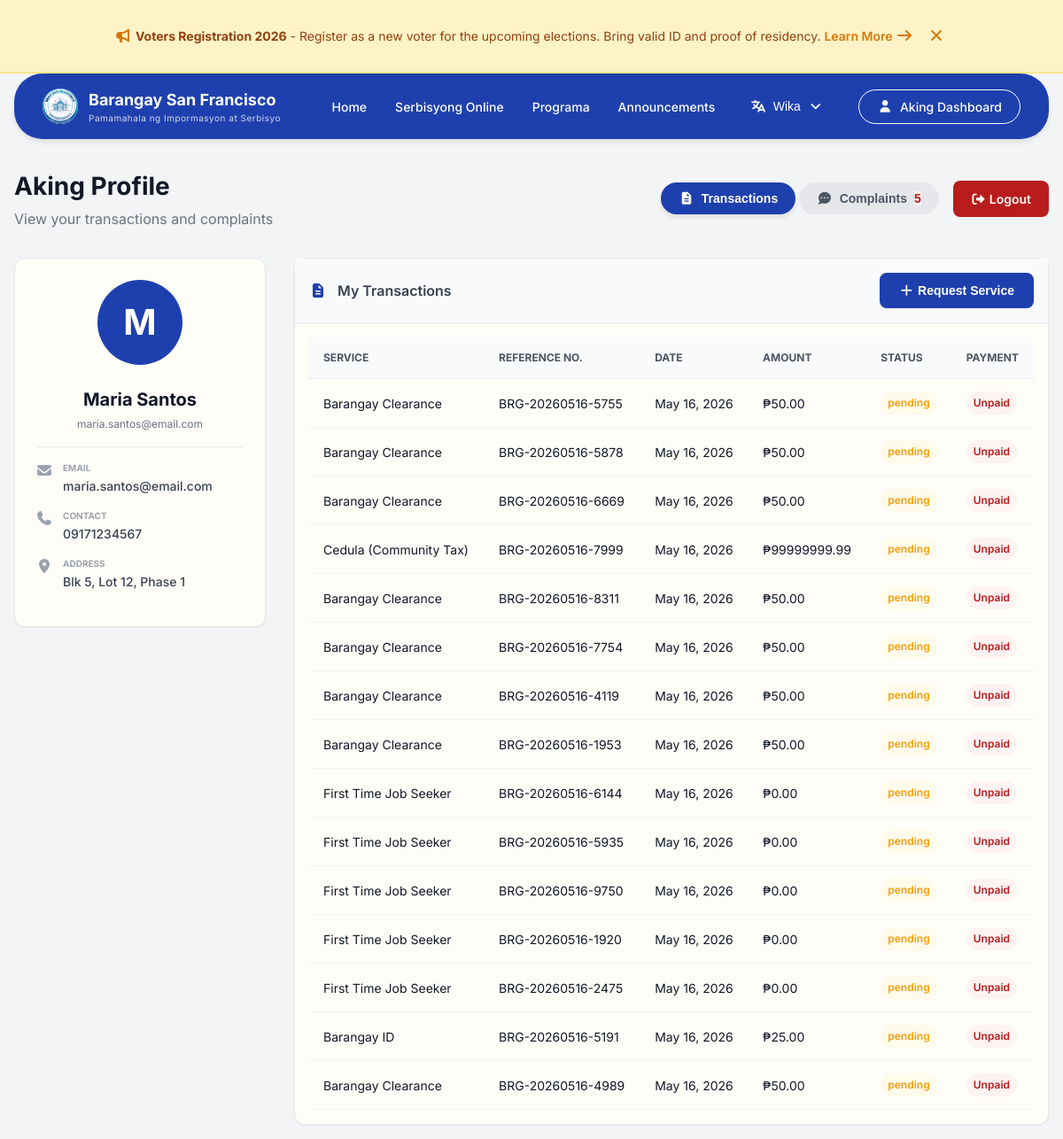
Before: /pages/user.php (signed in) with the older database file.
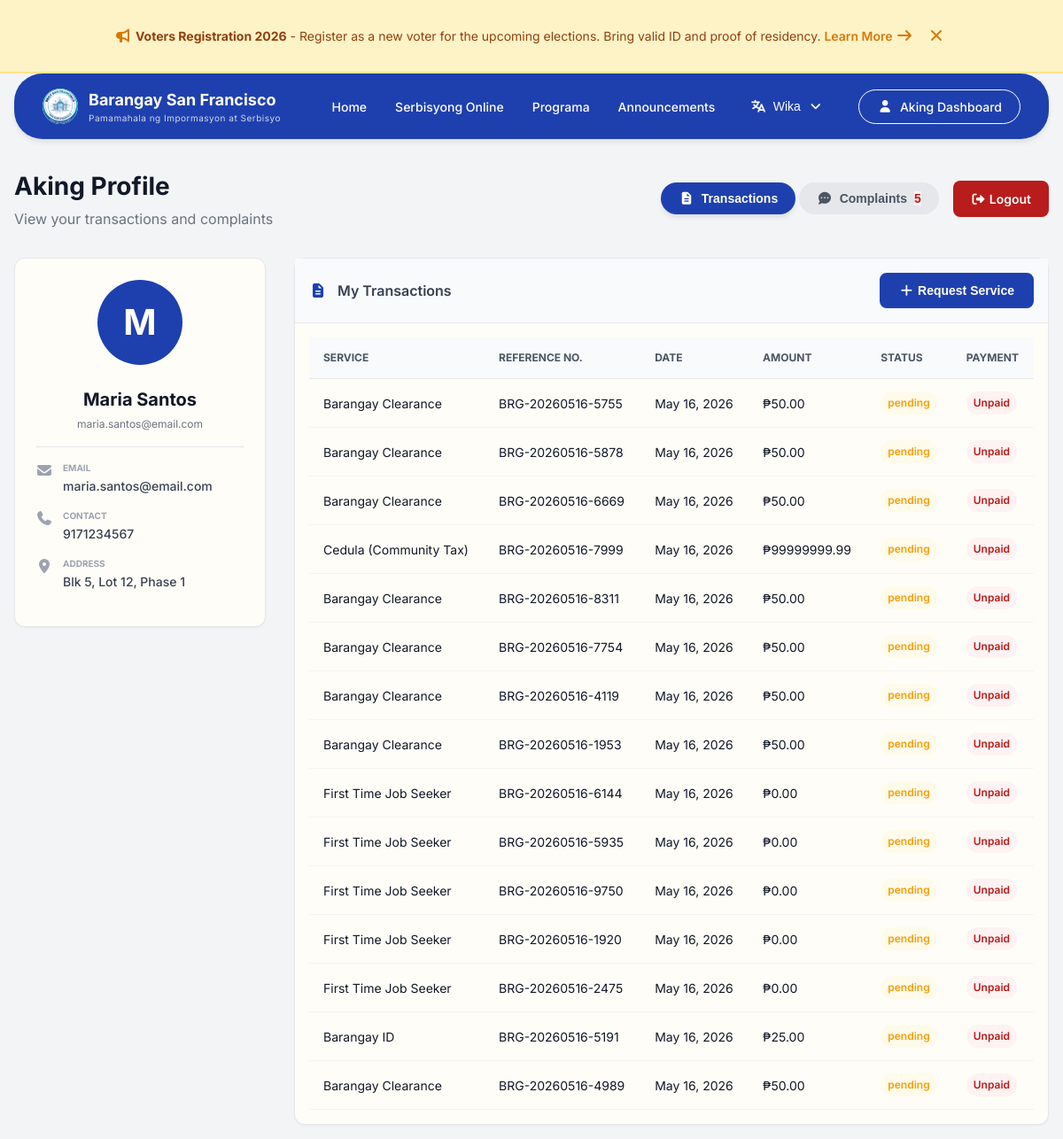
After: the same page with the newer database file.
### tables this page shows
CREATE TABLE IF NOT EXISTS `resident` (
  `resident_id` int NOT NULL AUTO_INCREMENT,
  `household_id` int NOT NULL,
  `first_name` varchar(50) NOT NULL,
  `last_name` varchar(50) NOT NULL,
  `suffix` varchar(10) DEFAULT NULL,
  `age` int DEFAULT NULL,
  `is_voter` tinyint(1) DEFAULT '0',
  `is_head` tinyint(1) DEFAULT '0',
  `relationship_to_head` varchar(50) DEFAULT NULL,
  `contact_no` varchar(15) DEFAULT NULL,
  `profile_photo_url` varchar(255) DEFAULT NULL,
  PRIMARY KEY (`resident_id`),
  KEY `household_id` (`household_id`)
);

### includes/translations/translations.php (called while the page is built, shortened)
<?php
function __($key) {
    $lang = $_SESSION['lang'] ?? 'tl';
    return $translations[$lang][$key] ?? $key;
}
?>

### includes/core/queries.php (called while the page is built, shortened)
<?php
function getHouseholdById($household_id) {
    global $conn;
    $sql = "SELECT * FROM household WHERE household_id = ?";
    $stmt = $conn->prepare($sql);
    $stmt->bind_param("i", $household_id);
    $stmt->execute();
    return $stmt->get_result()->fetch_assoc();
}
function getResidentsByHouseholdId($household_id) {
    global $conn;
    $sql = "SELECT * FROM resident WHERE household_id = ? ORDER BY is_head DESC, resident_id";
    $stmt = $conn->prepare($sql);
    $stmt->bind_param("i", $household_id);
    $stmt->execute();
    return $stmt->get_result()->fetch_all(MYSQLI_ASSOC);
}
?>

### pages/user.php (the view, shortened to what the changed rows need)
<?php
$household_id = $_SESSION['household_id'];
$household = getHouseholdById($household_id);
$residents = getResidentsByHouseholdId($household_id);
include '../includes/layouts/header.php';
?>
<link rel="stylesheet" href="/barangay-residence-system/assets/css/pages/user.css">
<?php include '../includes/layouts/navbar.php'; ?>
<main class="container">
    <div class="dashboard-header">
        <div>
            <h2><?php echo __('profile-title'); ?></h2>
        </div>
    </div>
    <div class="grid" style="grid-template-columns: 1fr 3fr; gap: 2rem;">
        <div class="profile-sidebar">
            <div class="card profile-card">
                <div class="profile-avatar">
                    <span><?php echo strtoupper(substr($residents[0]['first_name'] ?? 'U', 0, 1)); ?></span>
                </div>
                <h4 class="profile-name"><?php echo $residents[0]['first_name'] . ' ' . $residents[0]['last_name']; ?></h4>
                <p class="profile-email"><?php echo $household['email']; ?></p>
                <div class="profile-details">
                    <div class="detail-item">
                    </div>
                    <div class="detail-item">
                        <div><p class="detail-label">Contact</p><p class="detail-value"><?php echo $residents[0]['contact_no'] ?? 'N/A'; ?></p></div>
                    </div>
                    <div class="detail-item">
                    </div>
                </div>
            </div>
        </div>
        <div class="card">
            <div id="section-transactions">
                <div class="table-container">
                    <table class="data-table">
                        <thead>
                            <tr>
                                <th>Service</th>
                                <th>Reference No.</th>
                                <th>Date</th>
                                <th>Amount</th>
                                <th>Status</th>
                                <th>Payment</th>
                            </tr>
                        </thead>
                    </table>
                </div>
            </div>
        </div>
    </div>
</main>

Changed rows visible on the page:
changed resident "Maria": contact_no "09171234567" → "9171234567"
